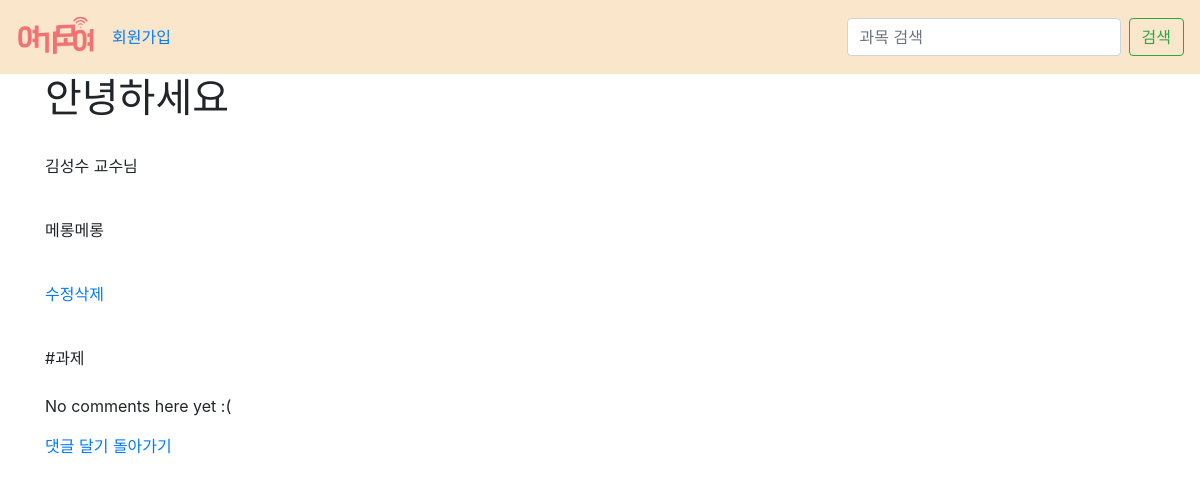
The page /blog/1 on the database its author committed.
### blog/models.py (models this page shows, shortened)
class  Subject(models.Model):
    title = models.CharField(max_length=200)
    professor=models.CharField(max_length=20)
    body = models.TextField()
    hashtag=models.ManyToManyField(Hashtag)

class Hashtag(models.Model):
    name = models.CharField(max_length=200)

### blog/views.py (the view)
# urls.py: path('blog/<int:blog_id>',blog.views.detail, name= "detail"),
def detail(request,blog_id) :
    blog_object = get_object_or_404(Subject, pk=blog_id)
    hashtags = blog_object.hashtag.all()
    return render(request, 'detail.html', {'blog' : blog_object, 'hashtags':hashtags})

### blog/templates/detail.html
{% extends 'base.html'%}
{% block content %}
{% load static %}
    <div class = "container">
        <h1>{{blog.title}}</h1>
        <br>
        <p>{{blog.professor}} 교수님</p>
        <br>
        <p>{{blog.body}}</p>
        <br>
        <p><a href="{% url 'edit' blog.id %}">수정</a><a href="{% url 'delete' blog.id %}" style='text-decoration: none;'>삭제</a>
        </p>
        <br>
        <div class="hashtag">
            {%for hashtag in hashtags%}
            #{{hashtag.name}}
            {%endfor%}
        </div>
<br>
        {%for comment in blog.comments.all%}
            <div class="comment">
                <div class="date">{{comment.created_at}}</div>
                <strong>{{comment.author_name}}</strong>
                <p>{{comment.comment_text|linebreaks}}</p>
            </div>
            {%empty%}
            <p>No comments here yet :(</p>
            {%endfor%}
        <a href="{%url 'comment' blog.id%}">댓글 달기</a>
        <a href="{% url 'home' %}">돌아가기</a>
    </div>
{% endblock %}

### rows shown on the page
Subject: title "안녕하세요", professor "김성수", body "메롱메롱"
Hashtag: name "과제"
